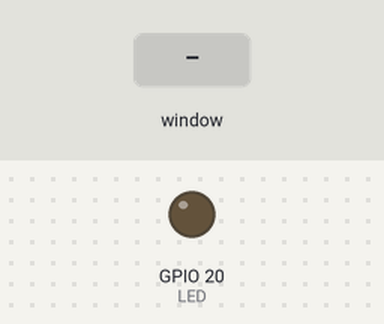
Recording of a program running on a simulated Raspberry Pi (BCM pin numbers). On the bench: output pins drawn as LEDs (lit = HIGH). The inputs (shaded band) are chosen by the test bench. The desktop window is not drawn, its controls go by their first labels and the mouse button is held 0.15 s.

Above: at 1.2 s.
1.3 s: control labelled "led toggle" in the window clicked
At 2.7 s:
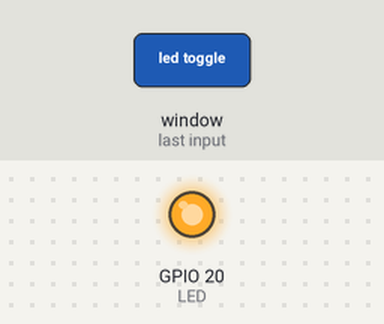
Timing chart, 0 to 4.3 s (numbered marks = the images above; inputs shaded):
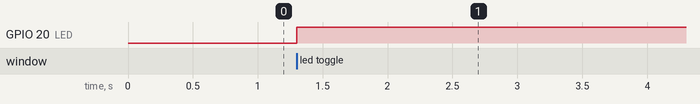

Measured:
- after the input at 1.3 s, GPIO 20 (LED): LOW → HIGH at once

The program:

gpioGUI.py
```python
import tkinter as gui
import RPi.GPIO as GPIO


LED=20

GPIO.setwarnings(False)
GPIO.setmode(GPIO.BCM)
GPIO.setup(LED, GPIO.OUT)

x=0

def LED_Toggle():
    global x
    x^=1
    GPIO.output(LED, x)

tk1=gui.Tk()
tk1.title("LED Toggle")
tk1.geometry("400x200+500+300")
tk1.resizable(False,False)
tk1.configure(background="black")

buttontoggle=gui.Button(tk1, text="led toggle" , command=LED_Toggle, bg="blue")

buttontoggle.place(x=50, y=50)

tk1.mainloop()
```
